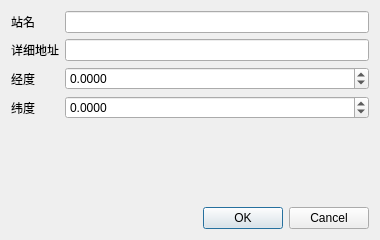
<?xml version="1.0" encoding="UTF-8"?>
<ui version="4.0">
 <class>StationEditDialog</class>
 <widget class="QDialog" name="StationEditDialog">
  <property name="geometry">
   <rect>
    <x>0</x>
    <y>0</y>
    <width>380</width>
    <height>240</height>
   </rect>
  </property>
  <property name="windowTitle">
   <string>充电站信息</string>
  </property>
  <layout class="QVBoxLayout" name="verticalLayout">
   <item>
    <layout class="QFormLayout" name="formLayout">
     <item row="0" column="0">
      <widget class="QLabel" name="nameLabel">
       <property name="text">
        <string>站名</string>
       </property>
      </widget>
     </item>
     <item row="0" column="1">
      <widget class="QLineEdit" name="nameEdit"/>
     </item>
     <item row="1" column="0">
      <widget class="QLabel" name="addressLabel">
       <property name="text">
        <string>详细地址</string>
       </property>
      </widget>
     </item>
     <item row="1" column="1">
      <widget class="QLineEdit" name="addressEdit"/>
     </item>
     <item row="2" column="0">
      <widget class="QLabel" name="lonLabel">
       <property name="text">
        <string>经度</string>
       </property>
      </widget>
     </item>
     <item row="2" column="1">
      <widget class="QDoubleSpinBox" name="longitudeSpin">
       <property name="decimals">
        <number>4</number>
       </property>
       <property name="minimum">
        <double>-180.000000000000000</double>
       </property>
       <property name="maximum">
        <double>180.000000000000000</double>
       </property>
      </widget>
     </item>
     <item row="3" column="0">
      <widget class="QLabel" name="latLabel">
       <property name="text">
        <string>纬度</string>
       </property>
      </widget>
     </item>
     <item row="3" column="1">
      <widget class="QDoubleSpinBox" name="latitudeSpin">
       <property name="decimals">
        <number>4</number>
       </property>
       <property name="minimum">
        <double>-90.000000000000000</double>
       </property>
       <property name="maximum">
        <double>90.000000000000000</double>
       </property>
      </widget>
     </item>
    </layout>
   </item>
   <item>
    <widget class="QDialogButtonBox" name="buttonBox">
     <property name="standardButtons">
      <set>QDialogButtonBox::Cancel|QDialogButtonBox::Ok</set>
     </property>
    </widget>
   </item>
  </layout>
 </widget>
 <resources/>
 <connections/>
</ui>
